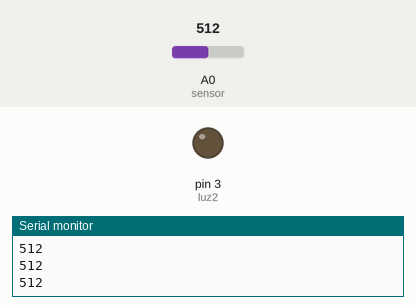
This sketch was run on a simulated Arduino Uno, built with avr-gcc and run on an emulated ATmega328P. On the bench: output pins drawn as LEDs (lit = HIGH), the last lines printed to the serial monitor. Inputs (shaded band) come from the test bench; at power-on: A0 (sensor) = 512.

Above: at 1.2 s.
1.3 s: A0 (sensor) set to 215
2.8 s: A0 (sensor) set to 191
At 3.3 s:
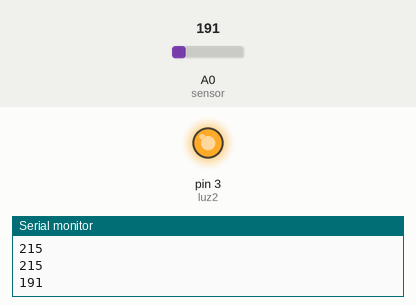
4.3 s: A0 (sensor) set to 306
At 6.0 s:
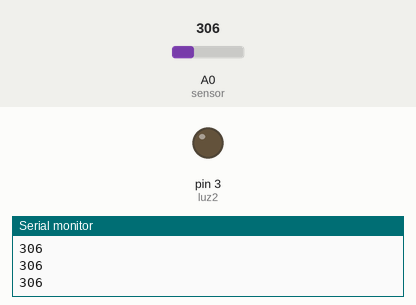
6.3 s: A0 (sensor) set to 122
At 7.1 s:
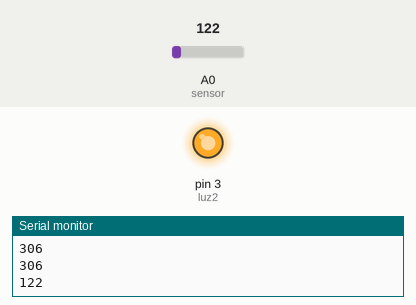
Timing chart, 0 to 8.8 s (numbered marks = the images above; inputs shaded):
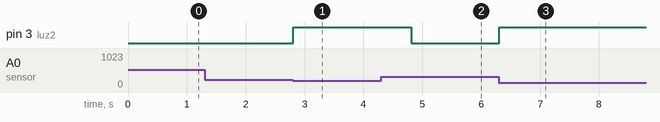

The sketch:

ldrLuzDeJardin.ino
```cpp
//int ldr = A0;
int sensibilidad =200;

int luz2 = 3;
int sensor=0;
int val;

void setup() {
  Serial.begin(9600);
  pinMode(luz2, OUTPUT);

  //pinMode(ldr, INPUT); // entradas analogicas no neceistan ser declaradas como entrada
}

void loop() {
  val = analogRead(sensor);
  Serial.println(val);
  if (val < sensibilidad) {
    digitalWrite(luz2, HIGH);
    delay(1000);
  }
  else {
    digitalWrite(luz2, LOW);
    //delay(1000);
  }
}
```

Measured:
- the behaviour switches between 200 and 199 on A0 (sensor) (found by bisection; images 0 and 1)
- after the input at 2.8 s, pin 3 (luz2): LOW → HIGH at once
- after the input at 4.3 s, pin 3 (luz2): HIGH → LOW after 0.51 s
- after the input at 6.3 s, pin 3 (luz2): LOW → HIGH at once
